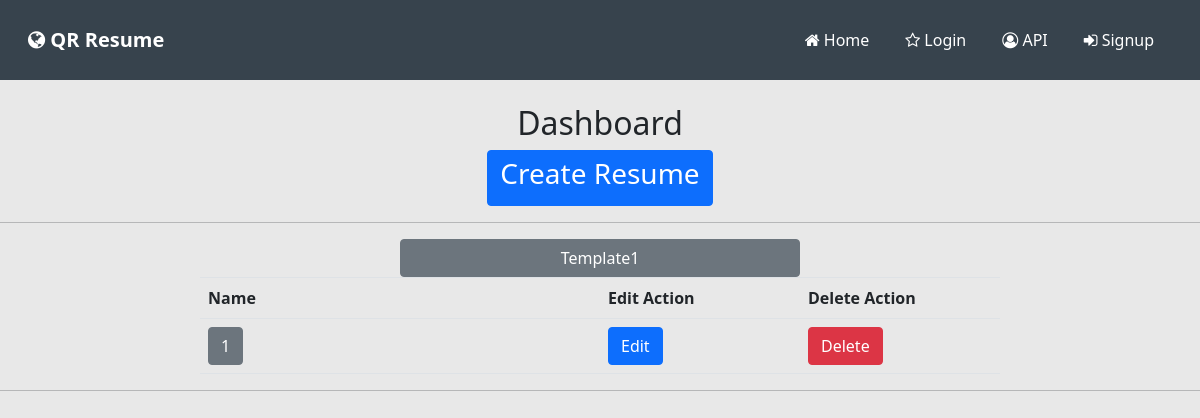
The page /forms/dashboard/2 on the database as committed earlier.
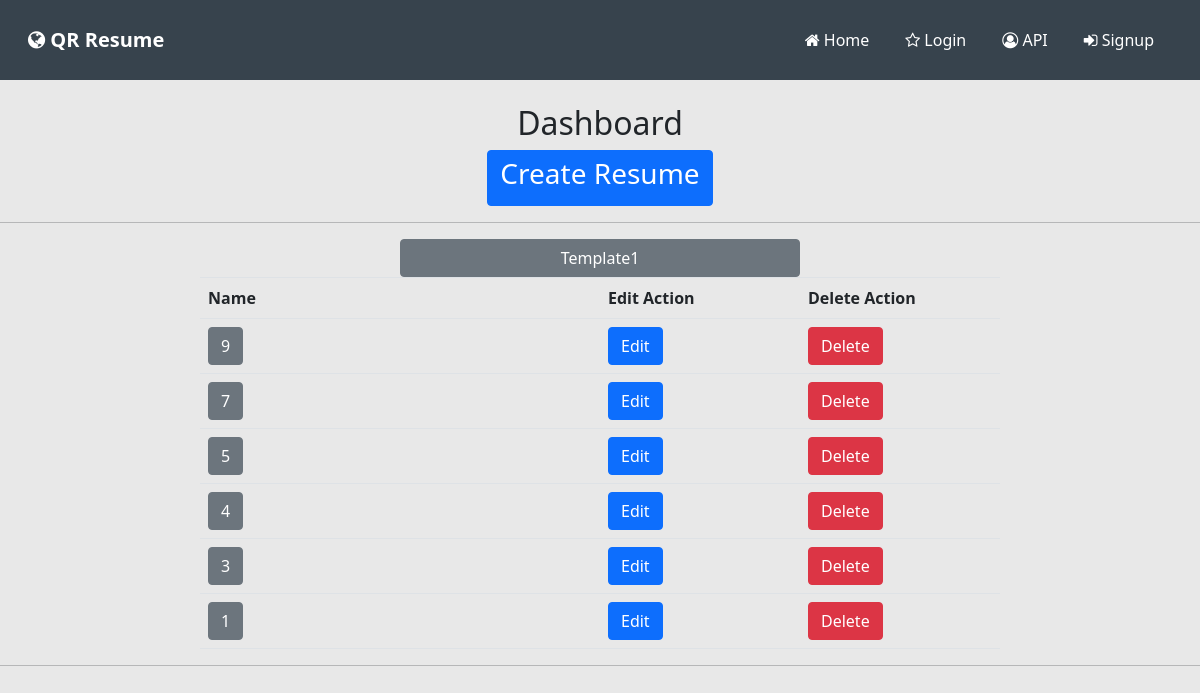
The same page on the database as committed later.
### forms/models.py (models this page shows)
class Form(models.Model):
 template_choice=(
  ('template1' ,"template1"),
  ('template2' ,"template2"),
 )
 userId=models.IntegerField()
 first_name=models.CharField(max_length=255)
 last_name=models.CharField(max_length=255)
 objective=models.CharField(max_length=255)
 projects=models.TextField()
 skills=models.CharField(max_length=255)
 location=models.TextField()
 regards=models.CharField(max_length=255)
 tempdata=models.CharField(max_length=200, choices=template_choice)
 created_date=models.DateTimeField(blank=True, default=datetime.now)
 class Meta:
  ordering = ('-id',)

### forms/views.py (the view)
# urls.py: path('dashboard/<int:id>', views.dashboard,name='dashboard'),
def dashboard(request,id):
 data=Form.objects.all()
 form={
  'form':data
 }
 return render (request,'webpages/dashboard.html',form)

### templates/webpages/dashboard.html
{% extends 'base.html' %}
{% block content %}
<br />
<center>
 <h2>Dashboard</h2>
 <a class="btn btn-primary" href="{% url 'form' %}">
  <h3>Create Resume</h3>
 </a>
</center>
<hr />
<center>
 <a class="btn btn-secondary col-4" href="{% url 'myview' %}">Template1</a>
 <table class="col-8 table">
  <tr>
   <th class="col-4">Name</th>
   <th class="col-2">Edit Action</th>
   <th class="col-2">Delete Action</th>
  </tr>
  {% for list in form %}
  <tr>
   <td><a href="{% url 'detailedView' list.id %}" class="btn btn-secondary">{{list.id}}</a></td>
   <td><a href="{% url 'formUpdate' list.id %}" class="btn btn-primary ">Edit</a></td>
   <td><a href="{% url 'delData' list.id %}" class="btn btn-danger">Delete</a></td>
  </tr>
  {% endfor %}
 </table>
 <hr>
</center>
{% endblock %}

### templates/base.html (shortened to what this page needs)
{% load static %}
<!DOCTYPE html>
<html lang="en">
<head>
 {% include 'includes/header.html' %}
</head>
<body>
 {% include 'includes/nav.html' %}
 {% block content %}
 {% endblock %}
</body>
</html>

### templates/includes/header.html (shortened to what this page needs)
{% load static %}
<link rel="stylesheet" href="https://cdn.jsdelivr.net/npm/bootstrap@4.4.1/dist/css/bootstrap.min.css"
>
<link rel="stylesheet" href="https://cdn.jsdelivr.net/npm/bootstrap@5.1.3/dist/css/bootstrap.min.css">
<link rel="stylesheet" href="https://cdnjs.cloudflare.com/ajax/libs/font-awesome/4.7.0/css/font-awesome.min.css">
<link rel="stylesheet" href="{% static 'assets/css/styles.min.css' %}">

### templates/includes/nav.html (shortened to what this page needs)
 <nav class="navbar navbar-light navbar-expand-md sticky-top navigation-clean-button"
    style="height:80px;background-color:#37434d;color:#ffffff;">
    <div class="container-fluid">
       <a class="navbar-brand" href="#">
          <i class="fa fa-globe">
          </i>&nbsp;QR
          Resume</a>
       <div class="collapse navbar-collapse" id="navcol-1">
          <ul class="navbar-nav ms-auto">
             {% if user.is_authenticated %}
             <li class="nav-item">
                <a class="nav-link " style="color:#ffffff;" href="{% url 'dashboard' user.id %}">
                   <i class="fa fa-home">
                   </i>&nbsp;Home</a></li>
             <li class="nav-item">
                <a class="nav-link " style="color:#ffffff;" href="{% url 'form' %}">
                   <i class="fa fa-wpexplorer">
                   </i>&nbsp;Form
                </a>
             </li>
             <li class="nav-item">
                <a href="{% url 'dashboard' user.id %}" class="nav-link " style="color:#ffffff;">
                   <i class="fa fa-star-o"></i>&nbsp;Dashboard</a></li>
             <li class="nav-item"><a class="nav-link " style="color:#ffffff;" href="#">
                   <i class="fa fa-user-circle-o">
                   </i>&nbsp;API</a>
             </li>
             <li class="nav-item">
                <a class="nav-link " style="color:#ffffff;" href="{% url 'logout' %}">
                   <i class="fa fa-sign-in">
                   </i>&nbsp;Logout
                </a>
             </li>
             {% else %}
             <li class="nav-item">
                <a class="nav-link " style="color:#ffffff;" href="{% url 'index' %}">
                   <i class="fa fa-home">
                   </i>&nbsp;Home</a></li>
             <li class="nav-item">
                <a href="{% url 'login' %}" class="nav-link " style="color:#ffffff;">
                   <i class="fa fa-star-o"></i>&nbsp;Login</a></li>
             <li class="nav-item"><a class="nav-link " style="color:#ffffff;" href="#">
                   <i class="fa fa-user-circle-o"></i>&nbsp;API</a></li>
             <li class="nav-item">
                <a class="nav-link " style="color:#ffffff;" href="{% url 'signup' %}">
                   <i class="fa fa-sign-in"></i>&nbsp;Signup</a></li>
             {% endif %}
          </ul>
       </div>
    </div>
 </nav>

### templates/includes/header.html (style rules this page uses)
body { background: rgb(232, 232, 232); }

Rows that differ between the two databases and show on the page:
added Form: id "9"
added Form: id "7"
added Form: id "5"
added Form: id "4"
added Form: id "3"
